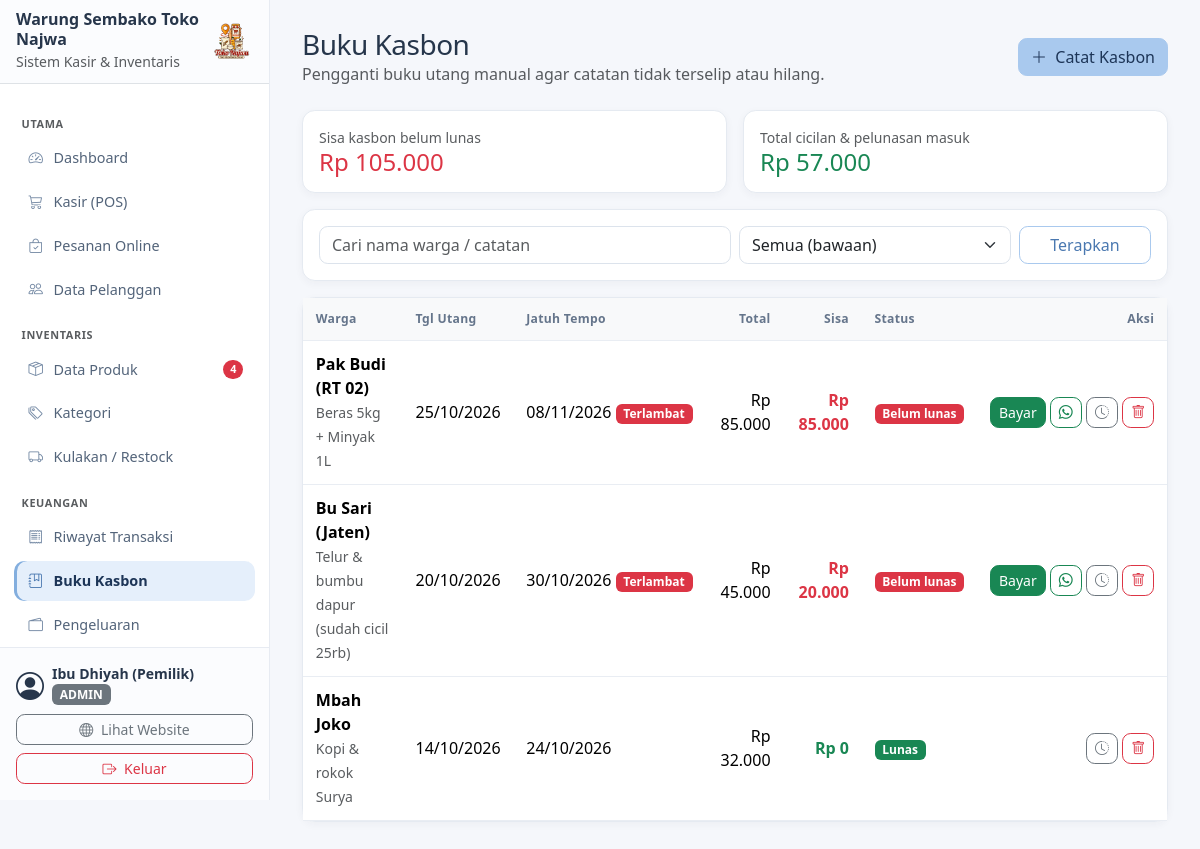
The app's page /admin/piutang.php (signed in) with its own data.
### tables this page shows
CREATE TABLE pengaturan (
    id                INT AUTO_INCREMENT PRIMARY KEY,
    nama_toko         VARCHAR(100) NOT NULL,
    pemilik           VARCHAR(100) NOT NULL,
    telepon           VARCHAR(30)  NOT NULL,
    alamat            TEXT NOT NULL,
    teks_footer_struk TEXT NULL,
    qris_image        VARCHAR(255) NULL                  
);

CREATE TABLE piutang (
    id              INT AUTO_INCREMENT PRIMARY KEY,
    transaksi_id    INT NULL,                            
    pelanggan_id    INT NULL,
    nama_pelanggan  VARCHAR(100) NOT NULL,
    no_telepon      VARCHAR(30) NULL,
    total_utang     DECIMAL(12,0) NOT NULL DEFAULT 0,
    sisa_utang      DECIMAL(12,0) NOT NULL DEFAULT 0,
    tgl_utang       DATE NOT NULL,
    tgl_jatuh_tempo DATE NULL,
    status          ENUM('belum_lunas', 'lunas') NOT NULL DEFAULT 'belum_lunas',
    catatan         TEXT NULL,
    FOREIGN KEY (transaksi_id) REFERENCES transaksi(id) ON DELETE SET NULL,
    FOREIGN KEY (pelanggan_id) REFERENCES pelanggan(id) ON DELETE SET NULL
);

### config/database.php (called while the page is built, shortened)
<?php
function db(): mysqli
{
    static $koneksi = null;
    if ($koneksi === null) {
        try {
            $koneksi = new mysqli(DB_HOST, DB_USER, DB_PASS, DB_NAME);
        } catch (mysqli_sql_exception $e) {
            http_response_code(500);
            exit('Koneksi database gagal. Pastikan MySQL menyala dan database sudah diimpor '
                . '(lihat langkah instalasi di README.md).');
        }
        $koneksi->set_charset('utf8mb4');
    }
    return $koneksi;
}

### includes/auth.php (called while the page is built, shortened)
<?php
function user_login(): ?array
{
    return $_SESSION['user'] ?? null;
}

### admin/piutang.php (the view, shortened to what this page needs)
<?php
$status = get('status', 'semua');
$cari   = get('q');
$sql   = 'SELECT p.*, COALESCE(pl.nama_pelanggan, p.nama_pelanggan) AS nama_pelanggan,
                 COALESCE(pl.no_telepon, p.no_telepon) AS no_telepon
          FROM piutang p LEFT JOIN pelanggan pl ON pl.id = p.pelanggan_id WHERE 1=1';
$tipe  = '';
$param = [];
$daftar_piutang = ambil_semua($sql . ' ORDER BY p.status ASC, p.tgl_utang DESC', $tipe, $param);
$total_sisa      = ambil_nilai("SELECT COALESCE(SUM(sisa_utang), 0) FROM piutang WHERE status = 'belum_lunas'");
$total_terbayar  = ambil_nilai('SELECT COALESCE(SUM(jumlah_bayar), 0) FROM piutang_pembayaran');
$toko            = pengaturan_toko();
$menu_aktif     = 'piutang';
include __DIR__ . '/../includes/layout/admin_top.php';
?>
<div class="d-flex flex-wrap justify-content-between align-items-center gap-2 mb-4">
    <div>
        <h1 class="h3 mb-0">Buku Kasbon</h1>
        <p class="text-body-secondary mb-0">Pengganti buku utang manual agar catatan tidak terselip atau hilang.</p>
    </div>
    <button type="button" class="btn btn-primary" data-bs-toggle="modal" data-bs-target="#modalKasbon">
        <i class="bi bi-plus-lg me-1"></i> Catat Kasbon
    </button>
</div>
<div class="row g-3 mb-3">
    <div class="col-md-6"><div class="card card-body"><div class="text-body-secondary small">Sisa kasbon belum lunas</div><div class="h4 mb-0 text-danger"><?= rupiah($total_sisa) ?></div></div></div>
    <div class="col-md-6"><div class="card card-body"><div class="text-body-secondary small">Total cicilan &amp; pelunasan masuk</div><div class="h4 mb-0 text-success"><?= rupiah($total_terbayar) ?></div></div></div>
</div>
<form method="get" class="card card-body mb-3">
    <div class="row g-2">
        <div class="col-md-6"><input type="search" name="q" class="form-control" placeholder="Cari nama warga / catatan" value="<?= e($cari) ?>"></div>
        <div class="col-md-4">
            <select name="status" class="form-select">
                <option value="semua" <?= $status === 'semua' ? 'selected' : '' ?>>Semua (bawaan)</option>
            </select>
        </div>
        <div class="col-md-2 d-grid"><button class="btn btn-outline-primary" type="submit">Terapkan</button></div>
    </div>
</form>
<div class="card">
    <div class="table-responsive">
        <table class="table table-hover align-middle mb-0">
            <thead class="table-light">
                <tr><th>Warga</th><th>Tgl Utang</th><th>Jatuh Tempo</th><th class="text-end">Total</th><th class="text-end">Sisa</th><th>Status</th><th class="text-end">Aksi</th></tr>
            </thead>
            <tbody>
                <?php foreach ($daftar_piutang as $p):
                    $terlambat = $p['status'] === 'belum_lunas' && $p['tgl_jatuh_tempo'] && $p['tgl_jatuh_tempo'] < date('Y-m-d');
                    $pesan_wa = "Halo {$p['nama_pelanggan']}, salam dari {$toko['nama_toko']}. Mengingatkan kasbon sembako sebesar "
                              . rupiah($p['sisa_utang']) . ", mohon diselesaikan saat longgar ya. Terima kasih!";
                ?>
                    <tr>
                        <td><div class="fw-semibold"><?= e($p['nama_pelanggan']) ?></div><small class="text-body-secondary"><?= e($p['catatan']) ?></small></td>
                        <td class="text-nowrap"><?= date('d/m/Y', strtotime($p['tgl_utang'])) ?></td>
                        <td class="text-nowrap">
                            <?= $p['tgl_jatuh_tempo'] ? date('d/m/Y', strtotime($p['tgl_jatuh_tempo'])) : '-' ?>
                            <?php if ($terlambat): ?><span class="badge text-bg-danger">Terlambat</span><?php endif; ?>
                        </td>
                        <td class="text-end"><?= rupiah($p['total_utang']) ?></td>
                        <td class="text-end fw-semibold <?= $p['sisa_utang'] > 0 ? 'text-danger' : 'text-success' ?>"><?= rupiah($p['sisa_utang']) ?></td>
                        <td><span class="badge <?= $p['status'] === 'lunas' ? 'text-bg-success' : 'text-bg-danger' ?>"><?= $p['status'] === 'lunas' ? 'Lunas' : 'Belum lunas' ?></span></td>
                        <td class="text-end text-nowrap">
                            <?php if ($p['status'] === 'belum_lunas'): ?>
                                <button type="button" class="btn btn-sm btn-success" data-bs-toggle="modal" data-bs-target="#modalBayar"
                                        data-piutang_id="<?= $p['id'] ?>" data-jumlah_bayar="<?= (int) $p['sisa_utang'] ?>"
                                        data-nama="<?= e($p['nama_pelanggan']) ?>" data-sisa="<?= (int) $p['sisa_utang'] ?>">Bayar</button>
                                <?php if ($p['no_telepon']): ?>
                                    <a class="btn btn-sm btn-outline-success" target="_blank" title="Ingatkan lewat WhatsApp"
                                       href="https://wa.me/<?= nomor_wa($p['no_telepon']) ?>?text=<?= urlencode($pesan_wa) ?>"><i class="bi bi-whatsapp"></i></a>
                                <?php endif; ?>
                            <?php endif; ?>
                            <button type="button" class="btn btn-sm btn-outline-secondary" data-riwayat="<?= $p['id'] ?>" title="Riwayat cicilan"><i class="bi bi-clock-history"></i></button>
                            <form method="post" class="d-inline" data-konfirmasi="Hapus catatan kasbon <?= e($p['nama_pelanggan']) ?>?">
                                <button type="submit" class="btn btn-sm btn-outline-danger" title="Hapus"><i class="bi bi-trash"></i></button>
                            </form>
                        </td>
                    </tr>
                <?php endforeach; ?>
            </tbody>
        </table>
    </div>
</div>
<?php include __DIR__ . '/../includes/layout/admin_bottom.php'; ?>

### includes/layout/sidebar.php (shortened to what this page needs)
<?php
$daftar_menu = [
    'Utama' => [
        ['dashboard',   'index.php',       'bi-speedometer2',    'Dashboard',        false],
        ['pos',         'pos.php',         'bi-cart3',           'Kasir (POS)',      false],
        ['pesanan',     'pesanan.php',     'bi-bag-check',       'Pesanan Online',   false],
        ['pelanggan',   'pelanggan.php',   'bi-people',          'Data Pelanggan',   false],
    ],
    'Inventaris' => [
        ['produk',      'produk.php',      'bi-box-seam',        'Data Produk',      false],
        ['kategori',    'kategori.php',    'bi-tags',            'Kategori',         false],
        ['restock',     'restock.php',     'bi-truck',           'Kulakan / Restock', false],
    ],
    'Keuangan' => [
        ['transaksi',   'transaksi.php',   'bi-receipt',         'Riwayat Transaksi', false],
        ['piutang',     'piutang.php',     'bi-journal-bookmark', 'Buku Kasbon',     false],
        ['pengeluaran', 'pengeluaran.php', 'bi-wallet2',         'Pengeluaran',      false],
        ['laporan',     'laporan.php',     'bi-graph-up',        'Laporan Laba Rugi', false],
    ],
    'Sistem' => [
        ['pengaturan',  'pengaturan.php',  'bi-gear',            'Pengaturan',       true],
    ],
];
$toko = pengaturan_toko();
$user = user_login();
$jumlah_peringatan = (int) ambil_nilai(
    "SELECT COUNT(*) FROM produk
     WHERE stok <= min_stok
        OR (tgl_kadaluarsa IS NOT NULL AND tgl_kadaluarsa <= DATE_ADD(CURDATE(), INTERVAL 30 DAY))"
);
?>
<div class="d-flex align-items-center p-3 border-bottom">
    <div class="me-auto">
        <div class="fw-bold lh-sm"><?= e($toko['nama_toko']) ?></div>
        <small class="text-body-secondary">Sistem Kasir &amp; Inventaris</small>
    </div>
    <?= logo(44, 'ms-2') ?>
</div>
<nav class="flex-grow-1 overflow-y-auto p-3">
    <?php foreach ($daftar_menu as $judul_grup => $menu_grup): ?>
        <div class="text-body-secondary text-uppercase small fw-semibold mt-3 mb-1 px-2"><?= e($judul_grup) ?></div>
        <ul class="nav nav-pills flex-column">
            <?php foreach ($menu_grup as [$kode, $file, $ikon, $label, $khusus_admin]): ?>
                <li class="nav-item">
                    <a href="<?= url('admin/' . $file) ?>"
                       class="nav-link d-flex align-items-center <?= ($menu_aktif ?? '') === $kode ? 'active' : '' ?>">
                        <i class="bi <?= $ikon ?> me-2"></i>
                        <span class="me-auto"><?= e($label) ?></span>
                        <?php if ($kode === 'produk' && $jumlah_peringatan > 0): ?>
                            <span class="badge text-bg-danger rounded-pill"><?= $jumlah_peringatan ?></span>
                        <?php endif; ?>
                    </a>
                </li>
            <?php endforeach; ?>
        </ul>
    <?php endforeach; ?>
</nav>
<div class="p-3 border-top">
    <div class="d-flex align-items-center mb-2">
        <i class="bi bi-person-circle fs-3 me-2"></i>
        <div class="lh-sm">
            <div class="fw-semibold small"><?= e($user['nama']) ?></div>
            <span class="badge text-bg-secondary text-uppercase"><?= e($user['role']) ?></span>
        </div>
    </div>
    <div class="d-grid gap-2">
        <a href="<?= url('index.php') ?>" target="_blank" class="btn btn-outline-secondary btn-sm">
            <i class="bi bi-globe me-1"></i> Lihat Website
        </a>
        <a href="<?= url('logout.php') ?>" class="btn btn-outline-danger btn-sm">
            <i class="bi bi-box-arrow-right me-1"></i> Keluar
        </a>
    </div>
</div>

### assets/css/app.css (style rules this page uses)
:root { --pastel-biru: #a9c9ee; --pastel-biru-hover: #95bbe8; --pastel-biru-aktif: #86b0e3; --pastel-biru-muda: #e3eefb; --biru-teks: #4a78b0; --biru-tua: #1d3557; --bs-primary: var(--biru-teks); --bs-primary-rgb: 74, 120, 176; --bs-primary-bg-subtle: var(--pastel-biru-muda); --bs-primary-border-subtle: var(--pastel-biru); --bs-primary-text-emphasis: #2c4a73; --bs-link-color: var(--biru-teks); --bs-link-color-rgb: 74, 120, 176; --bs-link-hover-color: #365d8d; --bs-link-hover-color-rgb: 54, 93, 141; }
.btn-primary { --bs-btn-color: var(--biru-tua); --bs-btn-bg: var(--pastel-biru); --bs-btn-border-color: var(--pastel-biru); --bs-btn-hover-color: var(--biru-tua); --bs-btn-hover-bg: var(--pastel-biru-hover); --bs-btn-hover-border-color: var(--pastel-biru-hover); --bs-btn-active-color: var(--biru-tua); --bs-btn-active-bg: var(--pastel-biru-aktif); --bs-btn-active-border-color: var(--pastel-biru-aktif); --bs-btn-disabled-color: var(--biru-tua); --bs-btn-disabled-bg: var(--pastel-biru); --bs-btn-disabled-border-color: var(--pastel-biru); --bs-btn-focus-shadow-rgb: 169, 201, 238; }
.btn-outline-primary { --bs-btn-color: var(--biru-teks); --bs-btn-border-color: var(--pastel-biru); --bs-btn-hover-color: var(--biru-tua); --bs-btn-hover-bg: var(--pastel-biru); --bs-btn-hover-border-color: var(--pastel-biru); --bs-btn-active-color: var(--biru-tua); --bs-btn-active-bg: var(--pastel-biru-hover); --bs-btn-active-border-color: var(--pastel-biru-hover); --bs-btn-disabled-color: var(--biru-teks); --bs-btn-disabled-border-color: var(--pastel-biru); --bs-btn-focus-shadow-rgb: 169, 201, 238; }
.nav-pills { --bs-nav-pills-link-active-color: var(--biru-tua); --bs-nav-pills-link-active-bg: var(--pastel-biru); }
body.admin-panel { color: #27364b; background: #f5f7fb !important; }
.admin-panel .sidebar > .d-flex:first-child { min-height: 82px; background: #fbfcfe; }
.admin-panel .sidebar nav { padding: 1rem .85rem !important; }
.admin-panel .sidebar nav > div { letter-spacing: .055em; font-size: .68rem !important; }
.admin-panel .sidebar .nav-link { min-height: 40px; padding: .55rem .75rem; margin: .12rem 0; border-radius: .65rem; color: #53647a; font-size: .9rem; transition: background-color .15s ease, color .15s ease; }
.admin-panel .sidebar .nav-link i { width: 1.25rem; text-align: center; color: #7489a4; }
.admin-panel .sidebar .nav-link.active { color: var(--biru-tua); background: #e5effb; box-shadow: inset 3px 0 #83aede; font-weight: 600; }
.admin-panel .sidebar .nav-link.active i { color: var(--biru-teks); }
.admin-panel .sidebar > .p-3.border-top { border-color: #e7ebf2 !important; background: #fbfcfe; }
.admin-panel h1, .admin-panel h2, .admin-panel h3 { color: #26364b; letter-spacing: -.018em; }
.admin-panel .card { border-color: #e5eaf1; border-radius: .8rem; box-shadow: 0 .15rem .55rem rgba(39, 54, 75, .045); }
.admin-panel .table { --bs-table-hover-bg: #f6f9fd; margin-bottom: 0; }
.admin-panel .table > :not(caption) > * > * { padding: .72rem .8rem; border-color: #e9edf3; }
.admin-panel .table thead th { color: #65758b; font-size: .76rem; font-weight: 650; letter-spacing: .025em; white-space: nowrap; }
.admin-panel .form-control, .admin-panel .form-select, .admin-panel .input-group-text { border-color: #dce3ec; border-radius: .55rem; }
.admin-panel .btn { border-radius: .55rem; }

### records on screen
pengaturan: nama_toko "Warung Sembako Toko Najwa"
piutang: nama_pelanggan "Pak Budi (RT 02)", catatan "Beras 5kg + Minyak 1L", tgl_utang "25/10/2026", tgl_jatuh_tempo "08/11/2026", status "Terlambat", total_utang "Rp 85.000", sisa_utang "Rp 85.000"
piutang: nama_pelanggan "Bu Sari (Jaten)", catatan "Telur & bumbu dapur (sudah cicil 25rb)", tgl_utang "20/10/2026", tgl_jatuh_tempo "30/10/2026", status "Terlambat", total_utang "Rp 45.000", sisa_utang "Rp 20.000"
piutang: nama_pelanggan "Mbah Joko", catatan "Kopi & rokok Surya", tgl_utang "14/10/2026", tgl_jatuh_tempo "24/10/2026", total_utang "Rp 32.000", sisa_utang "Rp 0", status "Lunas"

### other values on screen
$judul_grup "UTAMA"
$label "Dashboard"
$label "Kasir (POS)"
$label "Pesanan Online"
$label "Data Pelanggan"
$judul_grup "INVENTARIS"
$label "Data Produk"
$jumlah_peringatan "4"
$label "Kategori"
$label "Kulakan / Restock"
$judul_grup "KEUANGAN"
$label "Riwayat Transaksi"
$label "Buku Kasbon"
$label "Pengeluaran"
$user['nama'] "Ibu Dhiyah (Pemilik)"
